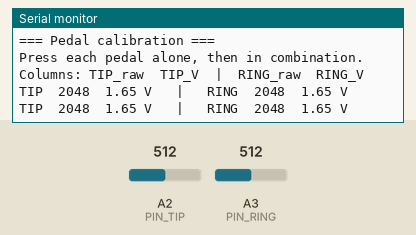
Simulated run of this sketch. Board: Arduino Zero (SAMD21). Shown: the last lines printed to the serial monitor. Inputs (shaded band) come from the test bench; at power-on: A2 (PIN_TIP) = 512, A3 (PIN_RING) = 512 (analog values on the 0–1023 scale).

Above: at 2.8 s.
2.9 s: A2 (PIN_TIP) set to 716
At 3.8 s:
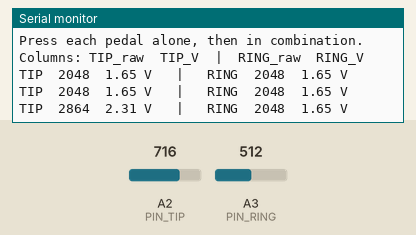
4.4 s: A3 (PIN_RING) set to 716
At 5.4 s:
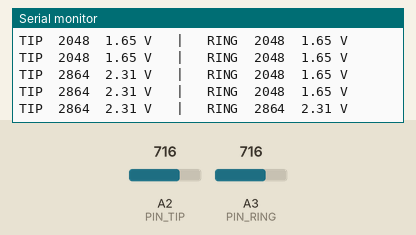
5.9 s: A2 (PIN_TIP) set to 900
At 6.8 s:
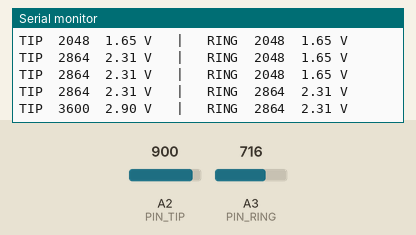
7.4 s: A3 (PIN_RING) set to 900
At 8.8 s:
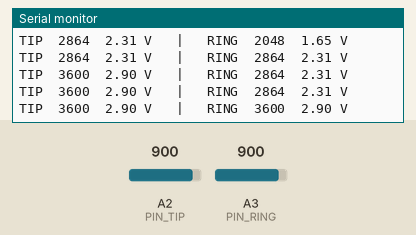
Timing chart, 0 to 9.9 s (numbered marks = the images above; inputs shaded):
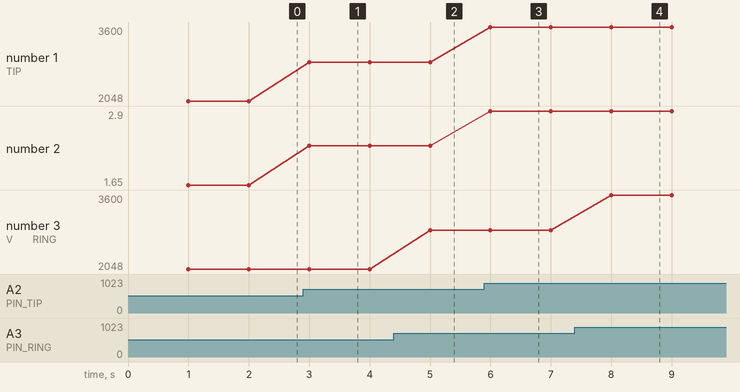

The sketch:

arduino-midi-3-pedal-input-test.ino
```cpp
// Calibration sketch — prints raw ADC readings for all three pedals.
// Upload, open Serial Monitor at 115200 baud, and press each pedal
// (alone and in combination) to observe the ADC counts and voltages.

const int PIN_TIP  = A2;  // Right / Damper potentiometer wiper
const int PIN_RING = A3;  // Middle + Left switch network

const float V_REF      = 3.3;
const int   ADC_MAX    = 4095;  // 12-bit ADC on Feather M4
const int   PRINT_MS   = 1000;   // print interval in milliseconds

void setup() {
  Serial.begin(115200);
  while (!Serial) {}  // wait for USB serial to connect

  analogReadResolution(12);

  pinMode(PIN_TIP,  INPUT);
  pinMode(PIN_RING, INPUT);

  Serial.println("=== Pedal calibration ===");
  Serial.println("Press each pedal alone, then in combination.");
  Serial.println("Columns: TIP_raw  TIP_V  |  RING_raw  RING_V");
  Serial.println();
}

void loop() {
  static unsigned long lastPrint = 0;
  unsigned long now = millis();

  if (now - lastPrint >= PRINT_MS) {
    lastPrint = now;

    int   tipRaw  = analogRead(PIN_TIP);
    int   ringRaw = analogRead(PIN_RING);
    float tipV    = tipRaw  * V_REF / ADC_MAX;
    float ringV   = ringRaw * V_REF / ADC_MAX;

    Serial.print("TIP  ");
    Serial.print(tipRaw);
    Serial.print("\t");
    Serial.print(tipV, 2);
    Serial.print(" V");

    Serial.print("   |   RING  ");
    Serial.print(ringRaw);
    Serial.print("\t");
    Serial.print(ringV, 2);
    Serial.println(" V");
  }
}
```

Measured:
- after the input at 2.9 s, the serial monitor: prints a new line after 0.10 s (image 1)
- after the input at 4.4 s, the serial monitor: prints a new line after 0.60 s (image 2)
- after the input at 5.9 s, the serial monitor: prints a new line after 0.10 s (image 3)
- after the input at 7.4 s, the serial monitor: prints a new line after 0.60 s (image 4)
- plotted number 1: 2048 → 2864 after the input at 2.9 s, 2864 → 3600 after the input at 5.9 s
- plotted number 2: 1.65 → 2.31 after the input at 2.9 s, 2.31 → 2.9 after the input at 5.9 s
